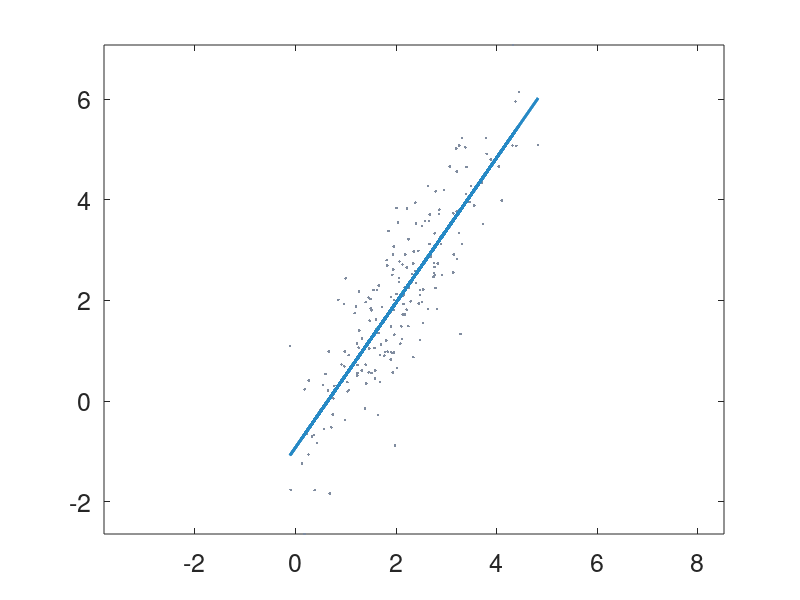
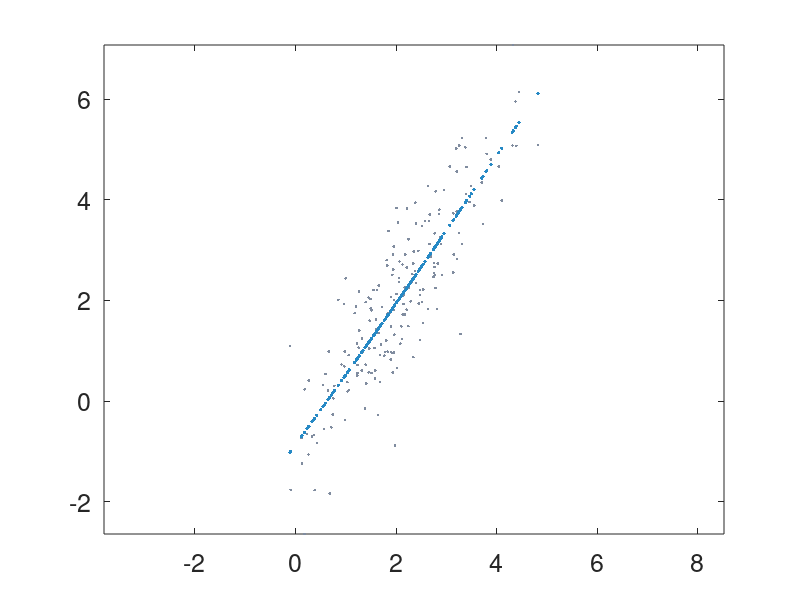

Write the MATLAB code that produced these figures, in order.
%% Least Squares (LS) regression
clc, clear, close all

fontsize_axes = 18;
point_colour = [128,141,160]./256;
regression_colour = [38,138,198]./256;

%% Generate 2D data set:
mu = [2 2];
sigma = [1 1.5; 1.5 3];
rng('default');
R = mvnrnd(mu,sigma,200);
np = 1000;
X = [ones(size(R(:,1))), R(:,1)];
Y = R(:,2);

%% LS with linear basis functions:
% Find the PLS regression:
Y_tilde = X*inv(X'*X)*X'*Y;

% Predict in the linspace of X:
Beta_hat = inv(X'*X)*X'*Y;

% Plot:
figure;
set(gcf, 'Units', 'Normalized', 'OuterPosition', [0, 0, 0.4, 0.5]);
scatter(X(:,2), Y, 40, point_colour, '.'); axis equal; hold on
plot(X(:,2), Y_tilde, 'k-', 'color', regression_colour, 'LineWidth', 2);
set(gca, 'FontSize', fontsize_axes)
box on
saveas(gcf, 'LS-linear-basis-functions.eps', 'epsc');

%% LS with nonlinear (quadratic) basis functions:
X = [R(:,1).^2, R(:,1), ones(size(R(:,1)))];

% Find the PLS regression:
Y_tilde = X*inv(X'*X)*X'*Y;


% Plot:
figure;
set(gcf, 'Units', 'Normalized', 'OuterPosition', [0, 0, 0.4, 0.5]);
scatter(R(:,1), Y, 40, point_colour, '.'); axis equal; hold on
scatter(R(:,1), Y_tilde, 60, regression_colour, '.');
set(gca, 'FontSize', fontsize_axes)
box on
saveas(gcf, 'LS-nonlinear-basis-functions.eps', 'epsc');

close all
